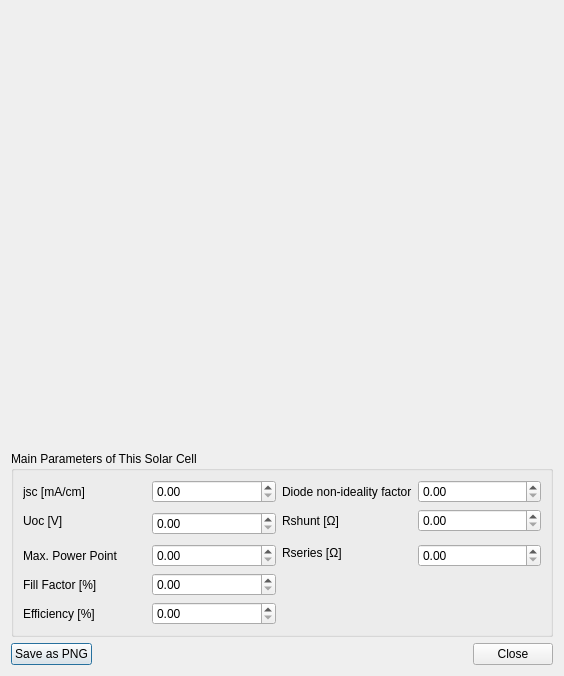
<?xml version="1.0" encoding="UTF-8"?>
<ui version="4.0">
 <class>Dialog</class>
 <widget class="QDialog" name="Dialog">
  <property name="geometry">
   <rect>
    <x>0</x>
    <y>0</y>
    <width>564</width>
    <height>676</height>
   </rect>
  </property>
  <property name="windowTitle">
   <string>Dialog</string>
  </property>
  <layout class="QGridLayout" name="gridLayout_2">
   <item row="0" column="0" colspan="3">
    <widget class="QChartView" name="advancedPlotWidget" native="true">
     <property name="sizePolicy">
      <sizepolicy hsizetype="MinimumExpanding" vsizetype="MinimumExpanding">
       <horstretch>0</horstretch>
       <verstretch>0</verstretch>
      </sizepolicy>
     </property>
     <property name="minimumSize">
      <size>
       <width>500</width>
       <height>400</height>
      </size>
     </property>
    </widget>
   </item>
   <item row="1" column="0" colspan="3">
    <widget class="QGroupBox" name="groupBox">
     <property name="sizePolicy">
      <sizepolicy hsizetype="Expanding" vsizetype="Fixed">
       <horstretch>0</horstretch>
       <verstretch>0</verstretch>
      </sizepolicy>
     </property>
     <property name="title">
      <string>Main Parameters of This Solar Cell</string>
     </property>
     <layout class="QGridLayout" name="gridLayout">
      <item row="0" column="0">
       <widget class="QLabel" name="label">
        <property name="text">
         <string>jsc [mA/cm]</string>
        </property>
       </widget>
      </item>
      <item row="0" column="1">
       <widget class="QDoubleSpinBox" name="doubleSpinBox"/>
      </item>
      <item row="0" column="2">
       <widget class="QLabel" name="label_6">
        <property name="text">
         <string>Diode non-ideality factor</string>
        </property>
       </widget>
      </item>
      <item row="0" column="3">
       <widget class="QDoubleSpinBox" name="doubleSpinBox_6"/>
      </item>
      <item row="1" column="0">
       <widget class="QLabel" name="label_2">
        <property name="text">
         <string>Uoc [V]</string>
        </property>
       </widget>
      </item>
      <item row="1" column="1" rowspan="2">
       <widget class="QDoubleSpinBox" name="doubleSpinBox_2"/>
      </item>
      <item row="1" column="2">
       <widget class="QLabel" name="label_7">
        <property name="text">
         <string>Rshunt [Ω]</string>
        </property>
       </widget>
      </item>
      <item row="1" column="3">
       <widget class="QDoubleSpinBox" name="doubleSpinBox_7"/>
      </item>
      <item row="2" column="2" rowspan="2">
       <widget class="QLabel" name="label_8">
        <property name="text">
         <string>Rseries [Ω]</string>
        </property>
       </widget>
      </item>
      <item row="3" column="0">
       <widget class="QLabel" name="label_3">
        <property name="text">
         <string>Max. Power Point</string>
        </property>
       </widget>
      </item>
      <item row="3" column="1">
       <widget class="QDoubleSpinBox" name="doubleSpinBox_3"/>
      </item>
      <item row="3" column="3">
       <widget class="QDoubleSpinBox" name="doubleSpinBox_8"/>
      </item>
      <item row="4" column="0">
       <widget class="QLabel" name="label_4">
        <property name="text">
         <string>Fill Factor [%]</string>
        </property>
       </widget>
      </item>
      <item row="4" column="1">
       <widget class="QDoubleSpinBox" name="doubleSpinBox_4"/>
      </item>
      <item row="5" column="0">
       <widget class="QLabel" name="label_5">
        <property name="text">
         <string>Efficiency [%]</string>
        </property>
       </widget>
      </item>
      <item row="5" column="1">
       <widget class="QDoubleSpinBox" name="doubleSpinBox_5"/>
      </item>
     </layout>
    </widget>
   </item>
   <item row="2" column="0">
    <widget class="QPushButton" name="savePNGButton">
     <property name="text">
      <string>Save as PNG</string>
     </property>
    </widget>
   </item>
   <item row="2" column="1">
    <spacer name="horizontalSpacer">
     <property name="orientation">
      <enum>Qt::Horizontal</enum>
     </property>
     <property name="sizeHint" stdset="0">
      <size>
       <width>328</width>
       <height>20</height>
      </size>
     </property>
    </spacer>
   </item>
   <item row="2" column="2">
    <widget class="QPushButton" name="closeButton">
     <property name="text">
      <string>Close</string>
     </property>
    </widget>
   </item>
  </layout>
 </widget>
 <customwidgets>
  <customwidget>
   <class>QChartView</class>
   <extends>QWidget</extends>
   <header>PyQt5.QtChart</header>
   <container>1</container>
  </customwidget>
 </customwidgets>
 <resources/>
 <connections/>
</ui>
